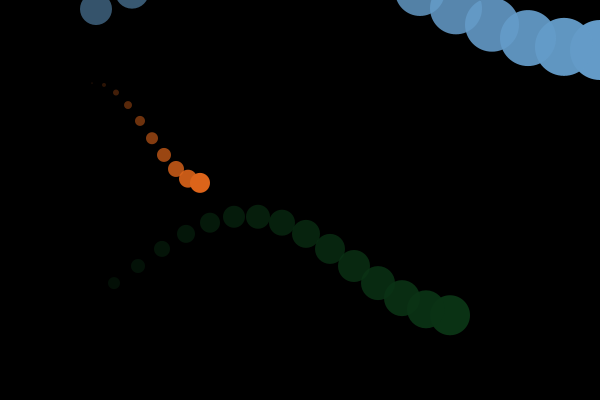
Frame 1 (no input)
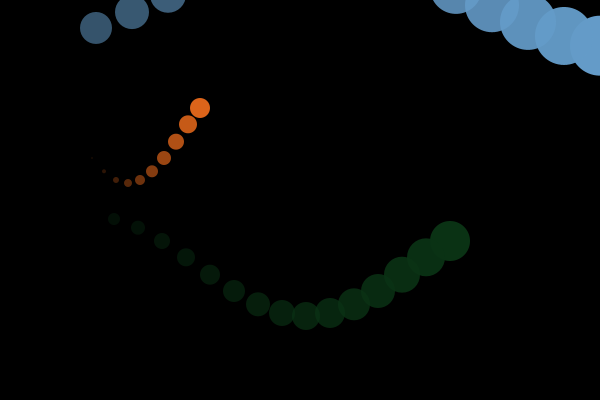
Frame 60 (the mouse pressed at the canvas centre just before this capture)
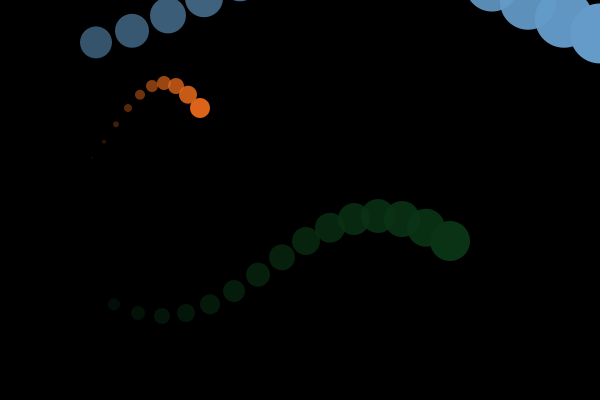
Frame 120 (the mouse held since frame 60 and released just before this capture)

The Processing sketch that drew these frames (run headless with seeded random() and noise(); from frame 60 on, the mouse is pressed at the canvas centre):

// Processing sketch: slow
// ── slow.pde
void setup() {
  size(600, 400);
  noStroke();
}

void draw() {
  background(0);
  nyoro(10, width /3, height / 3, color(220, 100, 26), 4.0,true);
  nyoro(30, width, 0, color(100, 155,200),0.4,false);
  nyoro(20, width * 3 / 4, height * 2 /3,color(10,50,20), 10.0,true);
}

void nyoro(int n, int x, int y,color c, float slow, Boolean fill ) {
  for (int i = 0; i < 15; i++) {
    if (fill = true) {
      noStroke();
      fill(c,(n - i) * 255 / n);
      }
    else {
      noFill();
      stroke(c,(n - i) * 255 / n);
    }
      
    fill(c,(n - i) * 255 / n);
    ellipse(
      x - n * i * width / 500,
      y + 50 * cos(radians(i * 20 + frameCount * slow
      )),
      (n- i) * 2,
      (n - i) * 2
      );
  }
}
